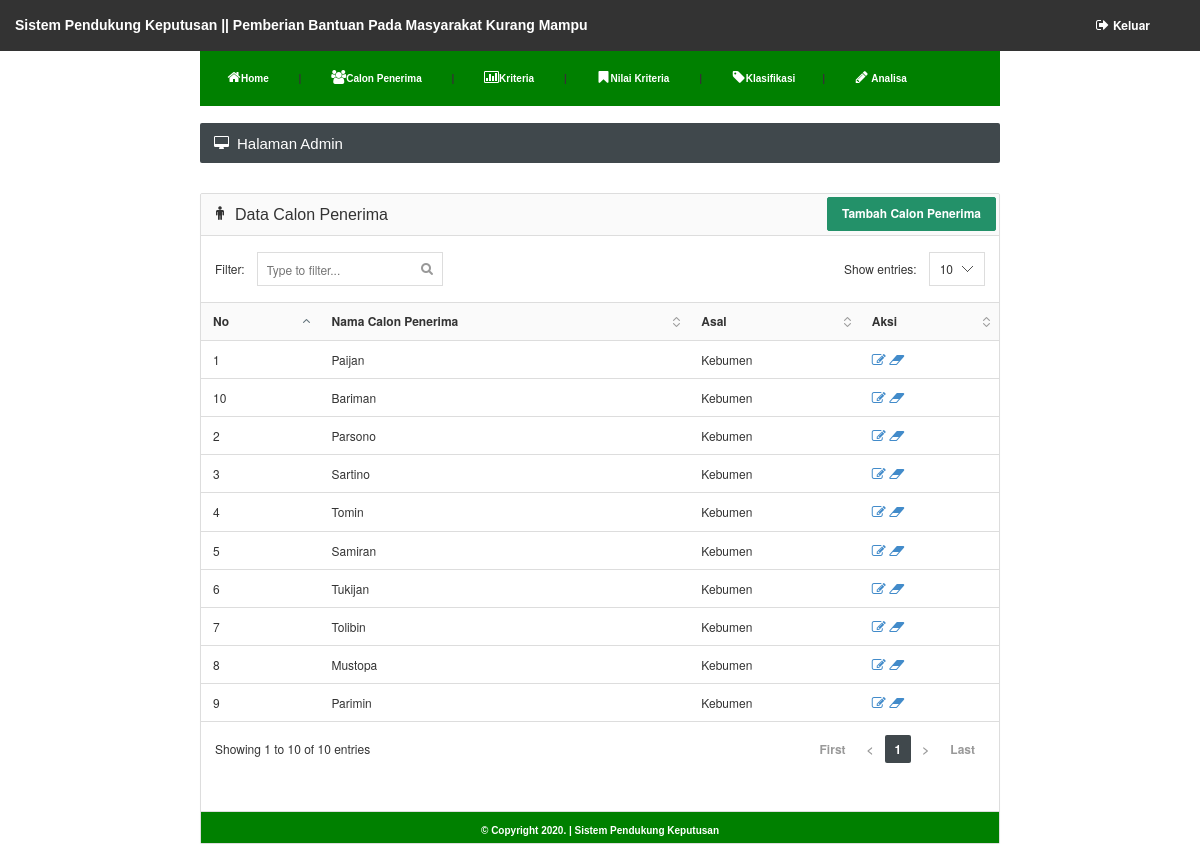
The page /admin/calon_penerima.php (signed in) on the database its author committed.
### tables this page shows
CREATE TABLE `penerima` (
  `id_penerima` varchar(10) NOT NULL,
  `nama_penerima` varchar(100) DEFAULT NULL,
  `asal` text
);

### admin/calon_penerima.php (the view)
<?php
include "head.php";
?>
			<?php include "menu.php"; ?>
			</div>
		<br />
		<div id="content">
			<div class="page-title">
				<h5><i class="fa fa-desktop"></i> Halaman Admin</h5>
			</div>
			<div class="panel panel-default">
				<div class="panel-heading" align="right"><h6 class="panel-title"><i class="fa fa-male"></i> Data Calon Penerima</h6>
				<a href="calon_penerima_tambah.php"><input type="submit" value="Tambah Calon Penerima" class="btn btn-success"></a>
				</div>
				<div class="datatable">
					<table class="table table-hover">
						<thead>
							<tr>
								<th>No</th>
								<th>Nama Calon Penerima</th>
								<th>Asal</th>
								<th>Aksi</th>
							</tr>
						</thead>
						<tbody>
							<?php
							$nomor = 0;
							$hasil = mysqli_query($konek, "select * from penerima");
							while ($dataku = mysqli_fetch_assoc($hasil)) {
							?>
								<tr>
									<td><?php echo $nomor=$nomor+1;?></td>
									<td><?php echo $dataku['nama_penerima']; ?></td>
									<td><?php echo $dataku['asal']; ?></td>
									<td>
										<a href="calon_penerima_edit.php?id_penerima=<?php echo $dataku['id_penerima']; ?>">
										<i class='fa fa-edit'></i>
										</a>
										<a href="calon_penerima_hapus.php?id_penerima=<?php echo $dataku['id_penerima']; ?>">
										<i class='fa fa-eraser'></i>
										</a>
									</td>
								</tr>
							<?php } ?>
						</tbody>
					</table>
				</div>
			<br />
			<br />
			<?php include "footer.php"; ?>

### images/style.css (style rules this page uses)
body { margin-top: 0px; margin-left: 0px; margin-right: 0px; margin-bottom: 0px; }
#content { width: 800px; }

### css/styles.css (style rules this page uses)
@media (min-width: 768px) { a, .btn, .caret, .close, .sidebar, .select2-choice abbr, .select2-highlighted, .ui-slider-range, .ui-datepicker-trigger, .ui-timepicker-list li, .checker span:after, .checker span, .navbar-toggle, .thumb-options, .select2-arrow b, .thumb-zoom img, .fc-button, .page-content { -webkit-transition: all 0.15s ease-in-out; -moz-transition: all 0.15s ease-in-out; -o-transition: all 0.15s ease-in-out; transition: all 0.15s ease-in-out; } }
.fa { position: relative; font-size: 14px; min-width: 14px; text-align: center; }
h1, h2, h3, h4, h5, h6, .navigation > li > a, .stats li span { font-family: 'Cuprum', sans-serif; font-weight: normal; }
.page-title { color: #fff; background-color: #40484C; -moz-box-shadow: 0 1px 0 #fff; -webkit-box-shadow: 0 1px 0 #FFF; box-shadow: 0 1px 0 #FFF; border-radius: 2px; margin-bottom: 30px; }
.page-title:after { content: ""; display: table; clear: both; }
.page-title h5 { margin: 0; float: left; display: block; font-size: 15px; padding: 13px 14px 12px 14px; line-height: 1; }
.dataTable { border-collapse: collapse; border-top: 1px solid #ddd; border-bottom: 1px solid #ddd; }
.dataTable thead th { background-color: #fafafa; cursor: pointer; }
.sorting { background: url('../images/interface/tables/sort_both.png') no-repeat 100%; padding-right: 24px!important; }
.sorting_asc { background: url('../images/interface/tables/sort_asc.png') no-repeat 100%; padding-right: 24px!important; }

### rows shown on the page
penerima: nama_penerima "Paijan", asal "Kebumen"
penerima: nomor "2", nama_penerima "Parsono", asal "Kebumen"
penerima: nomor "3", nama_penerima "Sartino", asal "Kebumen"
penerima: nomor "4", nama_penerima "Tomin", asal "Kebumen"
penerima: nomor "5", nama_penerima "Samiran", asal "Kebumen"
penerima: nomor "6", nama_penerima "Tukijan", asal "Kebumen"
penerima: nomor "7", nama_penerima "Tolibin", asal "Kebumen"
penerima: nomor "8", nama_penerima "Mustopa", asal "Kebumen"
penerima: nomor "9", nama_penerima "Parimin", asal "Kebumen"
penerima: nomor "10", nama_penerima "Bariman", asal "Kebumen"
